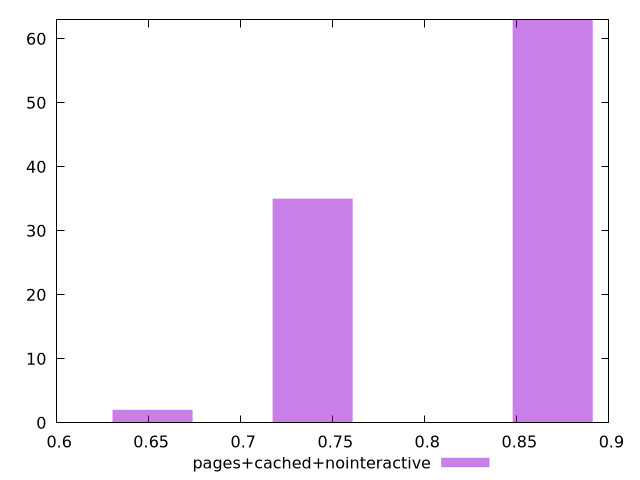

Generate this figure with gnuplot:
$_pagesCachedNointeractive <<EOF
0.8694881443250362 63
0.7390649226762808 35
0.6521161082437771 2
EOF
set key outside below
set terminal pngcairo
set output "report_00004_2020-11-02T20-21-41.718Z/uses-http2/pages+cached+nointeractive//hist.png"
set yrange [0:63]
set boxwidth 0.04347440721625181
set style fill transparent solid 0.5 noborder
plot $_pagesCachedNointeractive title "pages+cached+nointeractive" with boxes ,
